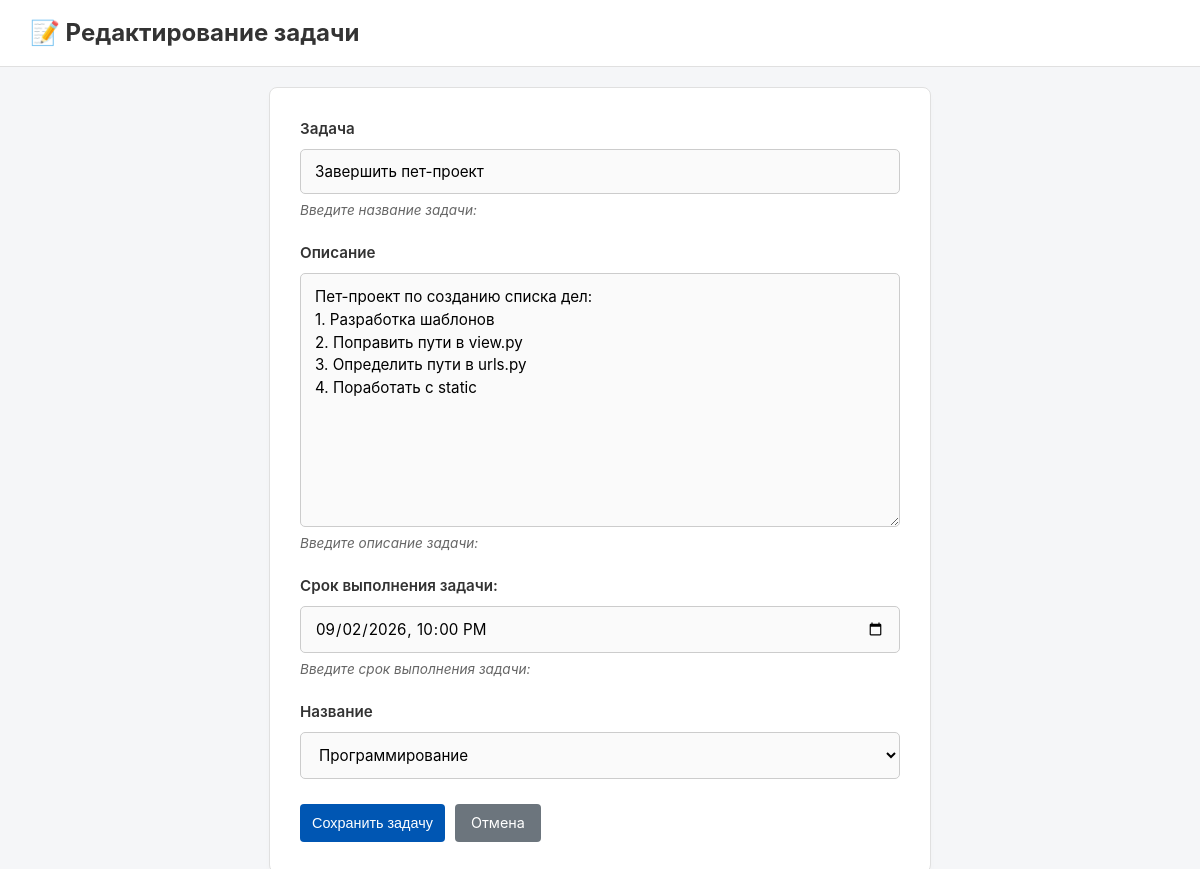
/task/1/edit/, run on an earlier commit of the app's database.
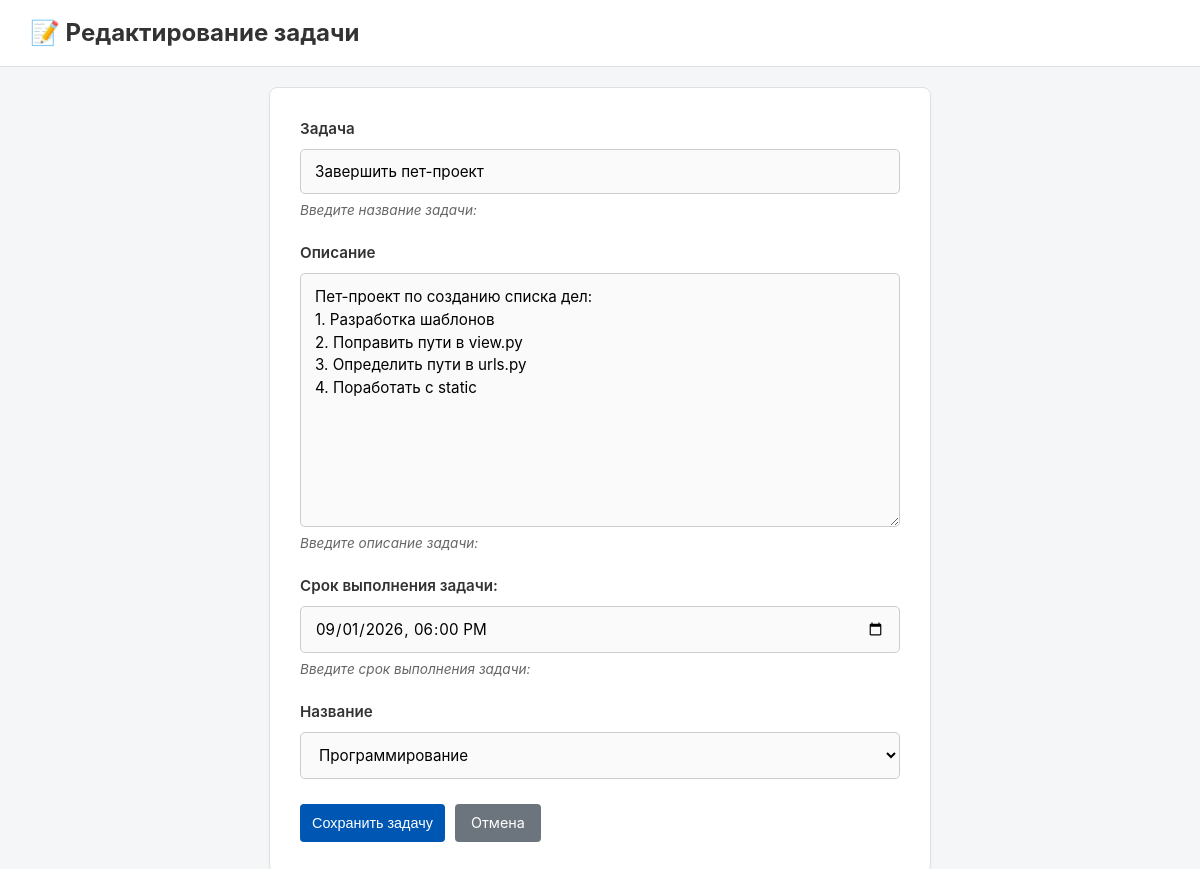
And on a later commit of the database.
### todoapp/models.py (models this page shows, shortened)
class Task(models.Model):
    title = models.CharField(
        max_length=200,
        verbose_name="Задача",
        help_text="Введите название задачи:"
    )
    description = models.TextField(
        max_length=500,
        verbose_name="Описание",
        help_text="Введите описание задачи:"
    )
    created_date = models.DateTimeField(
        auto_now_add=True,
        verbose_name="Дата создания задачи:",
        help_text="Введите дату создания задачи:"
    )
    due_date = models.DateTimeField(
        null=True,
        blank=True,
        verbose_name="Срок выполнения задачи:",
        help_text="Введите срок выполнения задачи:"
    )
    is_completed = models.BooleanField(
        default=False,
        verbose_name="Выполнено",
    )
    category_task = models.ForeignKey(
        Category,
        on_delete = models.SET_NULL,
        null=True,
        blank=True,
        verbose_name="Название",
        related_name="tasks", #category.tasks.all
    )
    class Meta:
        verbose_name="Задача"
        verbose_name_plural="Задачи"
        ordering=['is_completed', '-created_date']

### todoapp/views.py (the view, shortened to what this page needs)
# urls.py: path('task/<int:pk>/edit/', views.TaskUpdateView.as_view(), name='task_edit'),
class TaskUpdateView(UpdateView):
    model = Task
    form_class = TaskForm
    template_name = "task_form.html"
    def get_context_data(self, **kwargs):
        context = super().get_context_data(**kwargs)
        context['title'] = f"Редактирование: {self.object.title}"
        context['categories'] = Category.objects.all()
        return context

### todoapp/forms.py
class TaskForm(forms.ModelForm):
    class Meta:
        model = Task
        fields = ['title', 'description', 'due_date', 'category_task']
        widgets = {
            'due_date': forms.DateTimeInput(attrs={'type': 'datetime-local'}),
        }

### todoapp/models.py (called while the page is built)
    def __str__(self):
        return self.name

### templates/task_form.html (shortened to what this page needs)
<!DOCTYPE html>
<html lang="ru">
<head>
    <link rel="stylesheet" href="/static/styles.css">
</head>
<body>
    <div class="header-bar">
        <h2>
            {% if form.instance.pk %}📝 Редактирование задачи{% else %}✨ Создание новой задачи{% endif %}
        </h2>
    </div>
    <div class="main-layout">
        <div class="content-area">
            <div class="form-container">
                <form method="post" novalidate>
                    {% for field in form %}
                        <div class="form-group">
                            <label for="{{ field.id_for_label }}">{{ field.label }}</label>
                            {{ field }}
                            {% if field.help_text %}
                                <small class="help-text">{{ field.help_text }}</small>
                            {% endif %}
                        </div>
                    {% endfor %}
                    <div class="btn-group" style="margin-top: 25px;">
                        <button type="submit" class="btn btn-primary" style="border: none; cursor: pointer; font-weight: 500;">
                            Сохранить задачу
                        </button>
                        <a href="{% url 'todo:index' %}" class="btn btn-secondary">
                            Отмена
                        </a>
                    </div>
                </form>
            </div>
        </div>
    </div>
</body>
</html>

What changed in the data, as far as the page shows it:
changed Task "Завершить пет-проект": due_date "09/02/2026 22:00" → "09/01/2026 18:00"
